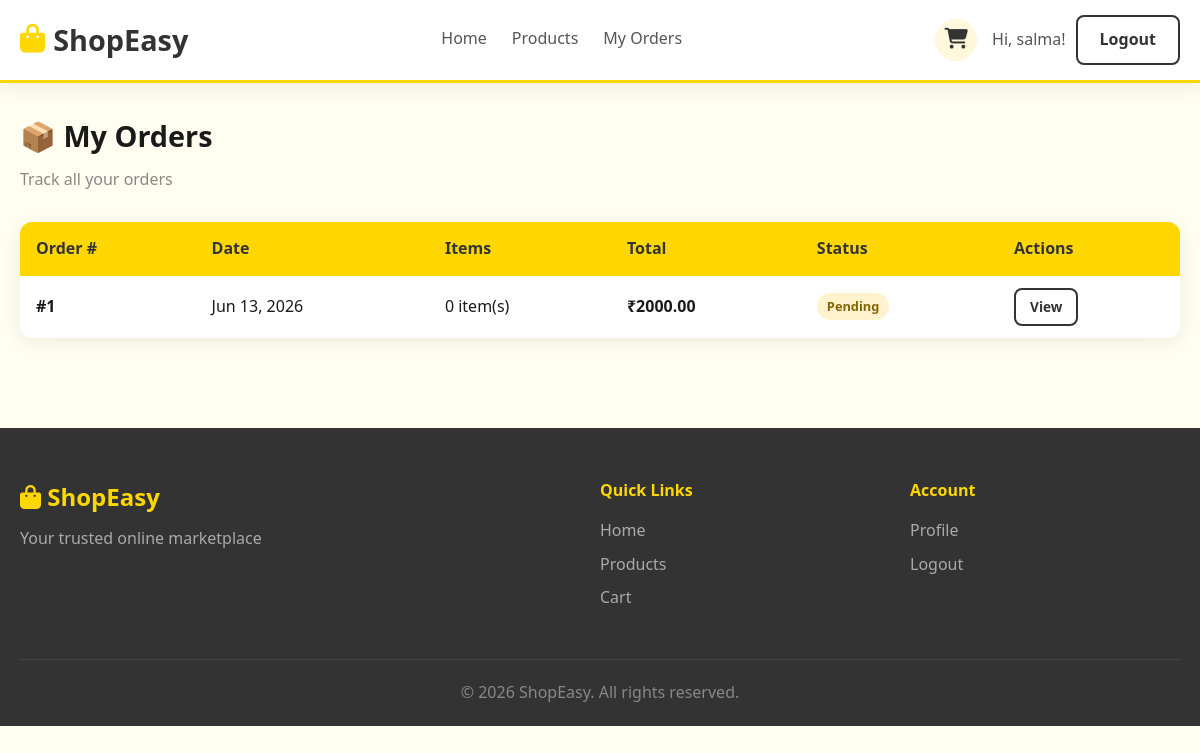
Page /orders/ (signed in) on the committed database.
### accounts/models.py (models this page shows, shortened)
class CustomUser(AbstractUser):
    USER_TYPE_CHOICES = (
        ('customer', 'Customer'),
        ('owner', 'Product Owner'),
    )
    user_type = models.CharField(max_length=20, choices=USER_TYPE_CHOICES, default='customer')
    phone = models.CharField(max_length=15, blank=True)
    address = models.TextField(blank=True)
    def is_owner(self):
        return self.user_type == 'owner'

### store/models.py (models this page shows, shortened)
class Order(models.Model):
    STATUS_CHOICES = (
        ('pending', 'Pending'),
        ('confirmed', 'Confirmed'),
        ('processing', 'Processing'),
        ('shipped', 'Shipped'),
        ('delivered', 'Delivered'),
        ('cancelled', 'Cancelled'),
    )
    customer = models.ForeignKey(CustomUser, on_delete=models.CASCADE, related_name='orders')
    status = models.CharField(max_length=20, choices=STATUS_CHOICES, default='pending')
    total_price = models.DecimalField(max_digits=10, decimal_places=2, default=0)
    shipping_address = models.TextField()
    phone = models.CharField(max_length=15, blank=True)
    notes = models.TextField(blank=True)
    created_at = models.DateTimeField(auto_now_add=True)
    updated_at = models.DateTimeField(auto_now=True)

### store/views.py (the view)
# urls.py: path('orders/', views.order_list, name='order_list'),
@login_required
def order_list(request):
    orders = Order.objects.filter(customer=request.user).order_by('-created_at')
    return render(request, 'store/order_list.html', {'orders': orders})

### store/context_processors.py (called while the page is built)
def cart_count(request):
    count = 0
    try:
        if request.user.is_authenticated:
            cart = Cart.objects.filter(customer=request.user).first()
        else:
            if request.session.session_key:
                cart = Cart.objects.filter(session_key=request.session.session_key, customer=None).first()
            else:
                cart = None
        if cart:
            count = cart.get_count()
    except Exception:
        pass
    return {'cart_count': count}

### store/models.py (called while the page is built)
    def get_count(self):
        return sum(item.quantity for item in self.cart_items.all())

### store/templates/store/order_list.html (shortened to what this page needs)
{% extends 'base.html' %}
{% block content %}
<div style="padding: 30px 0;">
    <h1 class="section-title">📦 My Orders</h1>
    <p class="section-subtitle">Track all your orders</p>
    {% if orders %}
    <div class="table-container">
        <table>
            <thead>
                <tr>
                    <th>Order #</th>
                    <th>Date</th>
                    <th>Items</th>
                    <th>Total</th>
                    <th>Status</th>
                    <th>Actions</th>
                </tr>
            </thead>
            <tbody>
                {% for order in orders %}
                <tr>
                    <td><strong>#{{ order.id }}</strong></td>
                    <td>{{ order.created_at|date:"M d, Y" }}</td>
                    <td>{{ order.items.count }} item(s)</td>
                    <td><strong>₹{{ order.total_price }}</strong></td>
                    <td><span class="badge badge-{{ order.status }}">{{ order.get_status_display }}</span></td>
                    <td><a href="{% url 'store:order_detail' order.id %}" class="btn-sm btn-outline">View</a></td>
                </tr>
                {% endfor %}
            </tbody>
        </table>
    </div>
    {% endif %}
</div>
{% endblock %}

### templates/base.html (shortened to what this page needs)
<!DOCTYPE html>
<html lang="en">
<head>
    {% load static %}
    <link rel="stylesheet" href="{% static 'store/css/style.css' %}">
    <link rel="stylesheet" href="https://cdnjs.cloudflare.com/ajax/libs/font-awesome/6.4.0/css/all.min.css">
</head>
<body>
    <header class="header">
        <div class="container">
            <nav class="navbar">
                <a href="{% url 'store:home' %}" class="logo">
                    <i class="fas fa-shopping-bag"></i> ShopEasy
                </a>
                <div class="nav-links">
                    <a href="{% url 'store:home' %}">Home</a>
                    <a href="{% url 'store:product_list' %}">Products</a>
                    {% if user.is_authenticated %}
                        {% if user.is_owner or user.is_superuser %}
                            <a href="{% url 'store:owner_dashboard' %}">Dashboard</a>
                        {% else %}
                            <a href="{% url 'store:order_list' %}">My Orders</a>
                        {% endif %}
                    {% endif %}
                </div>
                <div class="nav-actions">
                    {% if not user.is_owner %}
                    <a href="{% url 'store:cart' %}" class="cart-btn">
                        <i class="fas fa-shopping-cart"></i>
                    </a>
                    {% endif %}
                    {% if user.is_authenticated %}
                        <div class="user-menu">
                            <span class="user-greeting">Hi, {{ user.first_name|default:user.username }}!</span>
                            <a href="{% url 'accounts:logout' %}" class="btn-outline">Logout</a>
                        </div>
                    {% else %}
                        <a href="{% url 'accounts:login_choice' %}" class="btn-primary">Login</a>
                    {% endif %}
                </div>
            </nav>
        </div>
    </header>
    <main>
        <div class="container">
            {% block content %}{% endblock %}
        </div>
    </main>
    <footer class="footer">
        <div class="container">
            <div class="footer-content">
                <div class="footer-brand">
                    <h3><i class="fas fa-shopping-bag"></i> ShopEasy</h3>
                    <p>Your trusted online marketplace</p>
                </div>
                <div class="footer-links">
                    <h4>Quick Links</h4>
                    <a href="{% url 'store:home' %}">Home</a>
                    <a href="{% url 'store:product_list' %}">Products</a>
                    <a href="{% url 'store:cart' %}">Cart</a>
                </div>
                <div class="footer-account">
                    <h4>Account</h4>
                    {% if user.is_authenticated %}
                        <a href="{% url 'accounts:profile' %}">Profile</a>
                        <a href="{% url 'accounts:logout' %}">Logout</a>
                    {% else %}
                        <a href="{% url 'accounts:customer_login' %}">Customer Login</a>
                        <a href="{% url 'accounts:owner_login' %}">Owner Login</a>
                    {% endif %}
                </div>
            </div>
            <div class="footer-bottom">
                <p>&copy; 2026 ShopEasy. All rights reserved.</p>
            </div>
        </div>
    </footer>
</body>
</html>

### store/static/store/css/style.css (style rules this page uses)
:root { --primary: #FFD700; --primary-dark: #FFC200; --primary-light: #FFF8DC; --secondary: #333333; --text-dark: #1a1a1a; --text-medium: #555555; --text-light: #888888; --white: #ffffff; --bg-light: #FFFEF0; --border: #E8E0B0; --shadow: 0 4px 20px rgba(0,0,0,0.08); --shadow-hover: 0 8px 30px rgba(255,215,0,0.25); --radius: 12px; --radius-sm: 8px; --transition: all 0.3s ease; }
* { margin: 0; padding: 0; box-sizing: border-box; }
body { font-family: 'Segoe UI', system-ui, sans-serif; background: var(--bg-light); color: var(--text-dark); line-height: 1.6; }
a { text-decoration: none; color: inherit; transition: var(--transition); }
.container { max-width: 1200px; margin: 0 auto; padding: 0 20px; }
.header { background: var(--white); border-bottom: 3px solid var(--primary); position: sticky; top: 0; z-index: 100; box-shadow: var(--shadow); }
.navbar { display: flex; align-items: center; justify-content: space-between; padding: 15px 0; gap: 20px; flex-wrap: wrap; }
.logo { font-size: 1.8rem; font-weight: 800; color: var(--secondary); display: flex; align-items: center; gap: 8px; }
.logo i { color: var(--primary); }
.nav-links { display: flex; gap: 25px; }
.nav-links a { font-weight: 500; color: var(--text-medium); padding: 5px 0; border-bottom: 2px solid transparent; }
.nav-actions { display: flex; align-items: center; gap: 15px; }
.cart-btn { position: relative; font-size: 1.3rem; color: var(--secondary); padding: 8px; background: var(--primary-light); border-radius: 50%; width: 42px; height: 42px; display: flex; align-items: center; justify-content: center; }
.user-greeting { font-weight: 500; color: var(--text-medium); }
.user-menu { display: flex; align-items: center; gap: 10px; }
.btn-outline { background: transparent; color: var(--secondary); padding: 10px 22px; border-radius: var(--radius-sm); font-weight: 600; border: 2px solid var(--secondary); cursor: pointer; transition: var(--transition); display: inline-flex; align-items: center; gap: 6px; }
.btn-sm { padding: 6px 14px; font-size: 0.85rem; }
.section-title { font-size: 1.8rem; font-weight: 800; color: var(--text-dark); margin-bottom: 8px; }
.section-subtitle { color: var(--text-light); margin-bottom: 30px; }
.table-container { background: var(--white); border-radius: var(--radius); box-shadow: var(--shadow); overflow: hidden; }
table { width: 100%; border-collapse: collapse; }
th { background: var(--primary); color: var(--secondary); padding: 14px 16px; text-align: left; font-weight: 700; }
td { padding: 12px 16px; border-bottom: 1px solid var(--border); }
tr:last-child td { border-bottom: none; }
.badge { display: inline-block; padding: 3px 10px; border-radius: 20px; font-size: 0.8rem; font-weight: 600; }
.badge-pending { background: #fff3cd; color: #856404; }
.footer { background: var(--secondary); color: var(--white); margin-top: 60px; padding-top: 50px; }
.footer-content { display: grid; grid-template-columns: 2fr 1fr 1fr; gap: 40px; padding-bottom: 40px; }
.footer-brand h3 { font-size: 1.5rem; font-weight: 800; color: var(--primary); margin-bottom: 10px; }
.footer-brand p { color: #aaa; }
.footer-links h4, .footer-account h4 { font-size: 1rem; font-weight: 700; color: var(--primary); margin-bottom: 15px; }
.footer-links a, .footer-account a { display: block; color: #aaa; margin-bottom: 8px; }
.footer-bottom { border-top: 1px solid #444; padding: 20px 0; text-align: center; color: #888; }

### rows in the picture
CustomUser: first_name "salma"
Order: id "1", created_at "Jun 13, 2026", items.count "0", total_price "2000.00", status "Pending"
